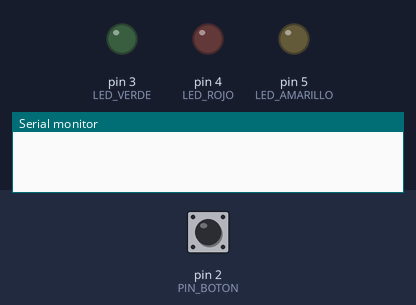
This sketch was run on a simulated Arduino Uno, built with avr-gcc and run on an emulated ATmega328P. On the bench: output pins drawn as LEDs (lit = HIGH), the last lines printed to the serial monitor. Inputs (shaded band) come from the test bench; at power-on: pin 2 (PIN_BOTON) HIGH.

Above: at 1.2 s.
1.3 s: pin 2 (PIN_BOTON) pulled LOW for 3.2 s
At 3.08 s:
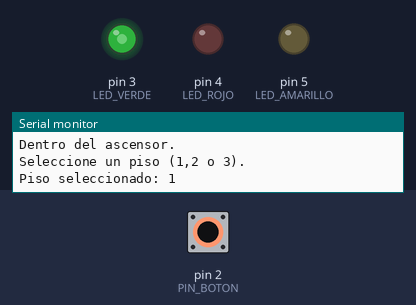
6.0 s: pin 2 (PIN_BOTON) pulled LOW for 0.15 s
At 6.78 s:
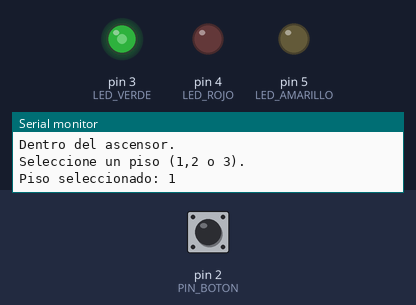
8.5 s: pin 2 (PIN_BOTON) pulled LOW for 1 s
At 10.0 s:
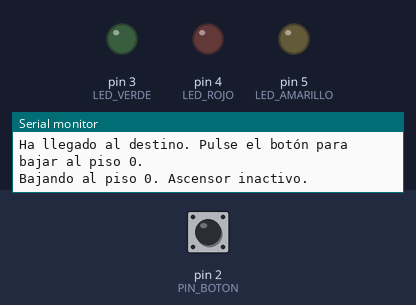
Timing chart, 0 to 11.5 s (numbered marks = the images above; inputs shaded):
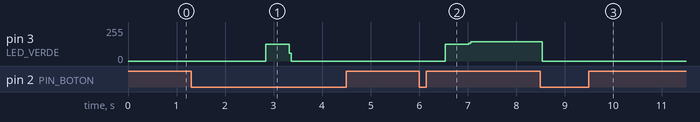

The sketch:

ej5.6.ino
```cpp
// Estados
#define INACTIVO 0
#define DENTRO 1
#define ASCENDENTE 2
#define PARADO 3

// Pines
#define LED_ROJO 4
#define LED_VERDE 3
#define LED_AMARILLO 5
#define PIN_BOTON 2

int state = INACTIVO;
unsigned long tiempoInicio;
int pisoSeleccionado = 0;
int contadorPulsaciones = 0;
unsigned long tiempoUltimaPulsacion = 0;
const unsigned long intervaloPulsacion = 500;

void setup()
{
  pinMode(PIN_BOTON, INPUT_PULLUP);
  pinMode(LED_ROJO, OUTPUT);
  pinMode(LED_VERDE, OUTPUT);
  pinMode(LED_AMARILLO, OUTPUT);

  Serial.begin(9600);
}

void loop()
{
  int val = digitalRead(PIN_BOTON);
  digitalWrite(LED_ROJO, LOW);
  digitalWrite(LED_VERDE, LOW);
  digitalWrite(LED_AMARILLO, LOW);

  switch (state)
  {
    case INACTIVO:

      if (val == LOW)
      {
        state = DENTRO;
        tiempoInicio = millis();
        Serial.println("Dentro del ascensor.");
        delay(1000);
        pisoSeleccionado = 0;
        contadorPulsaciones = 0;
        Serial.println("Seleccione un piso (1,2 o 3).");
      }

      break;

    case DENTRO:

      if (val == LOW && millis() - tiempoUltimaPulsacion > intervaloPulsacion)
      {
        contadorPulsaciones++;            // Incrementar el contador de pulsaciones
        tiempoUltimaPulsacion = millis(); // registra el tiempo de la ultima pulsación

        if (contadorPulsaciones <= 3)
        {
          pisoSeleccionado = contadorPulsaciones; // Asignar el número de piso según el contador de pulsaciones
          Serial.print("Piso seleccionado: ");
          Serial.println(pisoSeleccionado);
          state = ASCENDENTE;
          tiempoInicio = millis();
        }
        else
        {
          Serial.println("No se pueden seleccionar más de 3 pisos.");
        }
        delay(500);
      }

      break;

    case ASCENDENTE:

      if (millis() - tiempoInicio >= 1000 * pisoSeleccionado)
      {
        state = PARADO;
        Serial.println("Ha llegado al destino. Pulse el botón para bajar al piso 0.");
      }

      break;

    case PARADO:

      if (val == LOW)
      {
        state = INACTIVO;
        Serial.println("Bajando al piso 0. Ascensor inactivo.");
        delay(1000); // esperar 1 s para evitar el rebote
        pisoSeleccionado = 0;
      }

      break;
  }

  // encender el led correspondiente
  if (state != INACTIVO)
  {
    switch (pisoSeleccionado)
    {
      case 1:

        digitalWrite(LED_VERDE, HIGH);
        break;

      case 2:

        digitalWrite(LED_ROJO, HIGH);
        break;

      case 3:

        digitalWrite(LED_AMARILLO, HIGH);
        break;

      default:

        break;
    }
  }
}
```

Measured:
- after the input at 1.3 s, pin 3 (LED_VERDE): 0/255 → 124/255 after 1.5 s, → 0/255 0.48 s later
- after the input at 6.0 s, pin 3 (LED_VERDE): 0/255 → 124/255 after 0.54 s, → 144/255 0.48 s later
- after the input at 8.5 s, pin 3 (LED_VERDE): 144/255 → 0/255 at once
